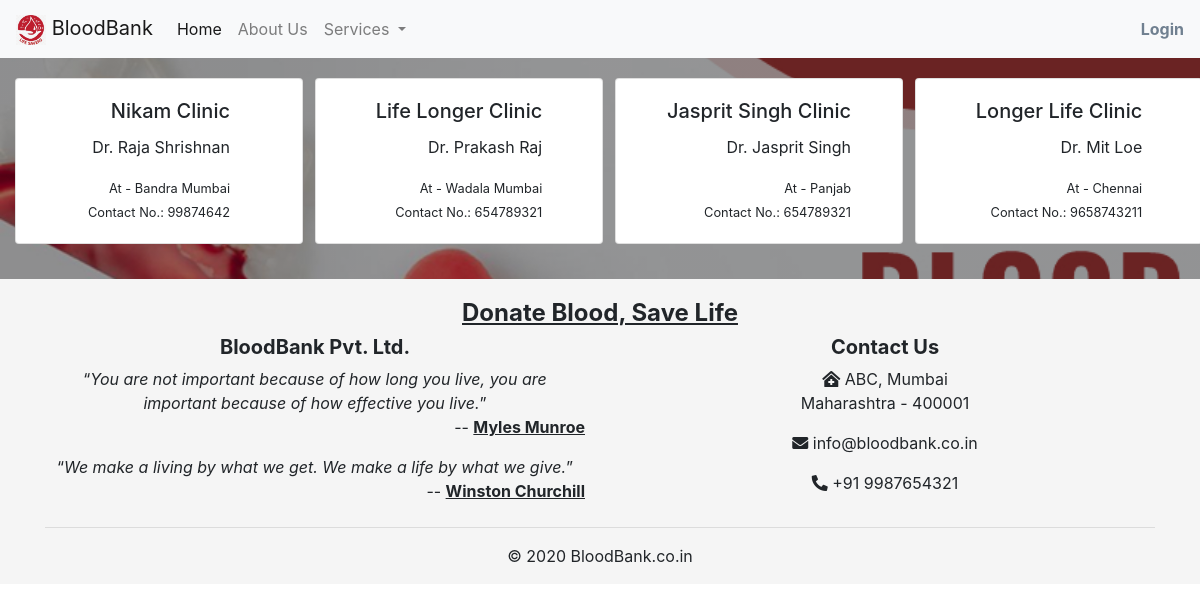
The app's page /availibility/carecentres/, older data.
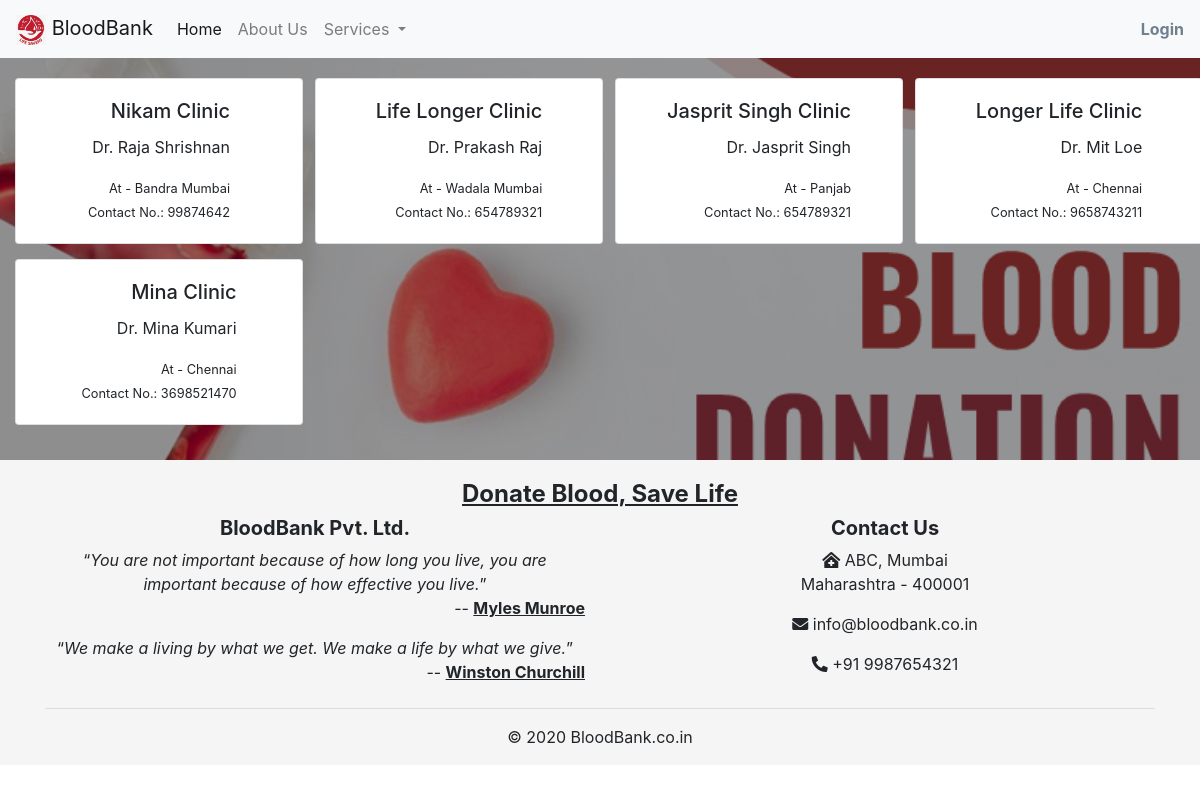
The same page, newer data.
### availibility/models.py (models this page shows, shortened)
class CareCentre(models.Model):
	clinic_name = models.CharField(max_length=100)
	dr_name = models.CharField(max_length=100)
	address = models.CharField(max_length=200)
	contact = models.IntegerField()

### availibility/views.py (the view)
# urls.py: path('carecentres/', care_centres, name='carecentres')
def care_centres(request):
	carecentres = CareCentre.objects.all()
	return render(request, 'carecentres.html', {'carecentres':carecentres})

### templates/carecentres.html (shortened to what this page needs)
{% extends 'index.html' %}
{% block content %}
<div class="availibility container-fluid">
	<div class="row">
		{% for centre in carecentres %}
		<div class="col-sm-3">
		    <div class="card text-right" style="width: 18rem;">
		      <div class="card-body">
		        <h5 class="card-title">{{ centre.clinic_name }}</h5>
		        <p class="card-text">Dr. {{ centre.dr_name }}</p>
		        <small class="card-text">At - {{ centre.address }}</small><br>
		        <small class="card-text">Contact No.: {{ centre.contact }}</small><br>
		      </div>
		    </div>
		</div>
		{% endfor %}
	</div>
</div>
{% endblock %}

Row changes from the older to the newer data that the page shows:
added CareCentre: clinic_name "Mina Clinic", dr_name "Mina Kumari", address "Chennai", contact "3698521470"
